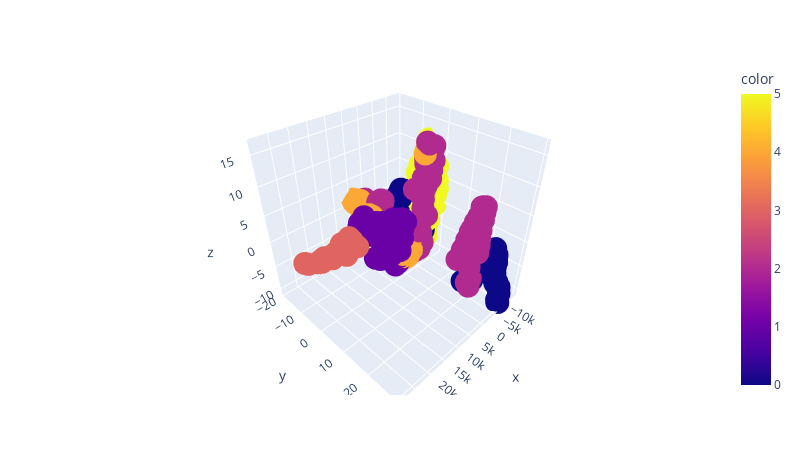

Notebook source saved alongside this figure:
### Code cell
kmeans1 = KMeans(init="k-means++",
                n_clusters=6,
                max_iter = 500,
                random_state=1
                ).fit(big_data)

scatter3d(X_pca, kmeans1.labels_, [0,1,2])

### Figure 1 — Plotly figure (JSON) as saved in the notebook; plotly's stock layout.template omitted (floating-point values rounded to 4 significant figures; data arrays with more than 128 entries replaced by an {"elided": "..."} marker saying what was removed)
{"data": [{"hovertemplate": "x=%{x}<br>y=%{y}<br>z=%{z}<br>color=%{marker.color}<extra></extra>", "legendgroup": "", "marker": {"color": {"elided": "720 int values"}, "coloraxis": "coloraxis", "symbol": "circle"}, "mode": "markers", "name": "", "scene": "scene", "showlegend": false, "type": "scatter3d", "x": {"elided": "720 float values"}, "y": {"elided": "720 float values"}, "z": {"elided": "720 float values"}}], "layout": {"coloraxis": {"colorbar": {"title": {"text": "color"}}, "colorscale": [[0, "#0d0887"], [0.1111, "#46039f"], [0.2222, "#7201a8"], [0.3333, "#9c179e"], [0.4444, "#bd3786"], [0.5556, "#d8576b"], [0.6667, "#ed7953"], [0.7778, "#fb9f3a"], [0.8889, "#fdca26"], [1, "#f0f921"]]}, "height": 475, "legend": {"tracegroupgap": 0}, "margin": {"t": 60}, "scene": {"domain": {"x": [0, 1], "y": [0, 1]}, "xaxis": {"title": {"text": "x"}}, "yaxis": {"title": {"text": "y"}}, "zaxis": {"title": {"text": "z"}}}, "width": 800}}
